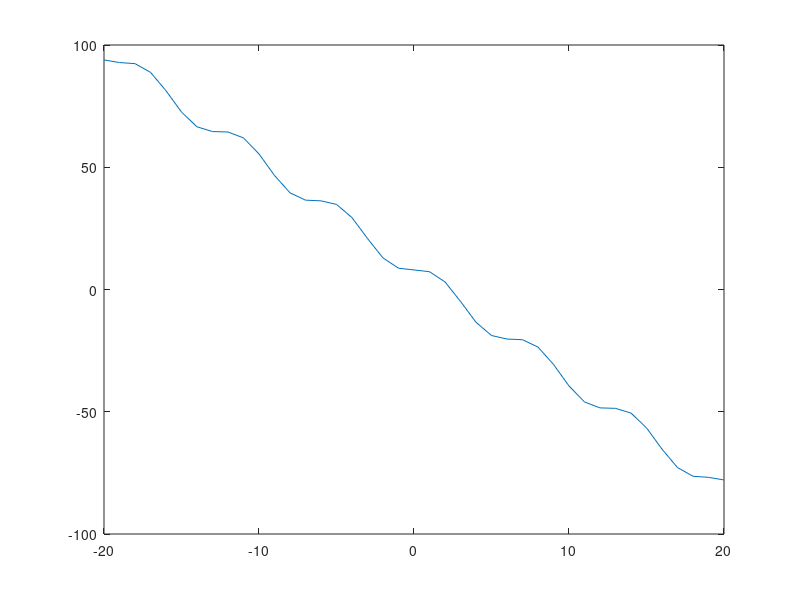

MATLAB code for this plot:
x=(-20:1:20);
y = 8 - 4.5 .* (x-sin(x));
plot(x,y)

a = -5;
b = 0;
eps = 1E-3;
tolerance = 1;
ii = 0;
while tolerance > eps
    funa = 8 - 4.5 .* (a-sin(a));
    funb = 8 - 4.5 .* (b-sin(b));
    %Use this one for Bisection Method
    %Xns = (a+b)/2;
    
    %Use this one for Regular Method
    
    Xns = (a * funb - b * funa) / (funb - funa);
    funXns = 8 - 4.5 .* (Xns - sin(Xns));
    if funXns * funa > 0
        a = Xns
    else 
        b = Xns
    end
tolerance = abs((b-a) / 2);
    if tolerance < eps
        break
    end
end
